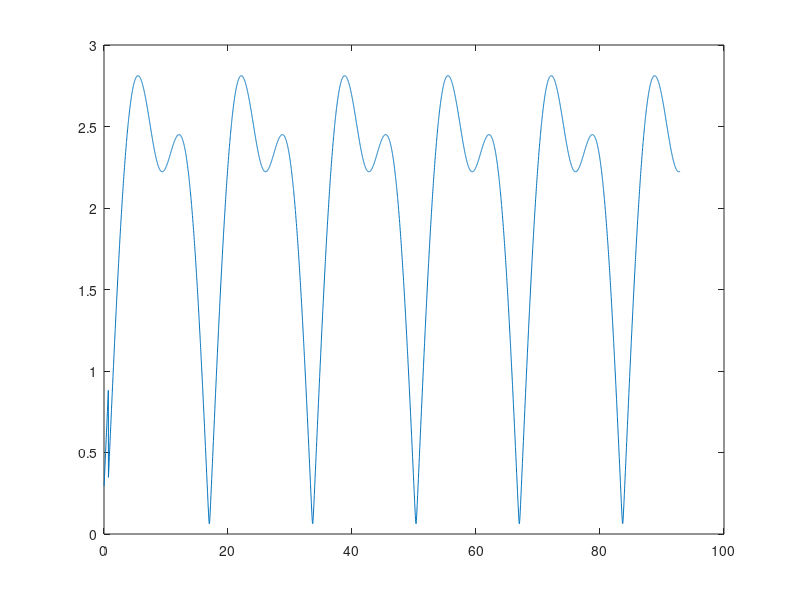
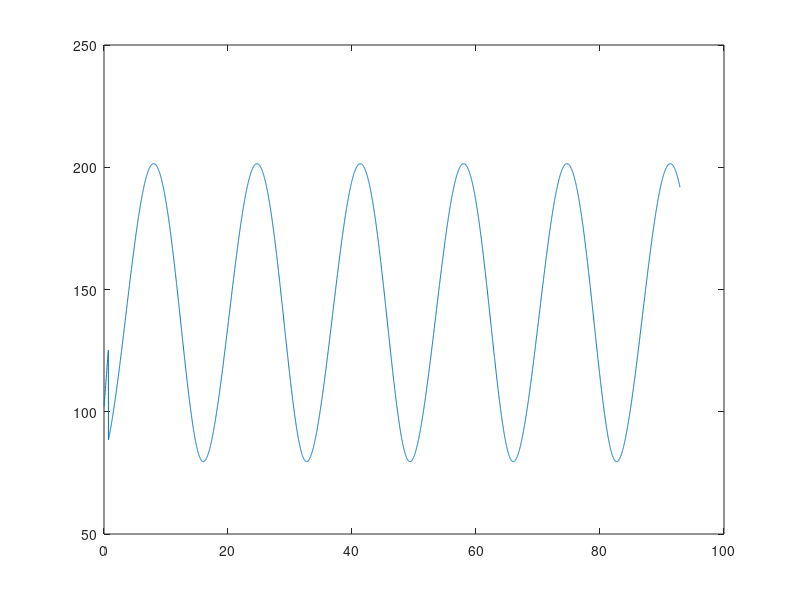
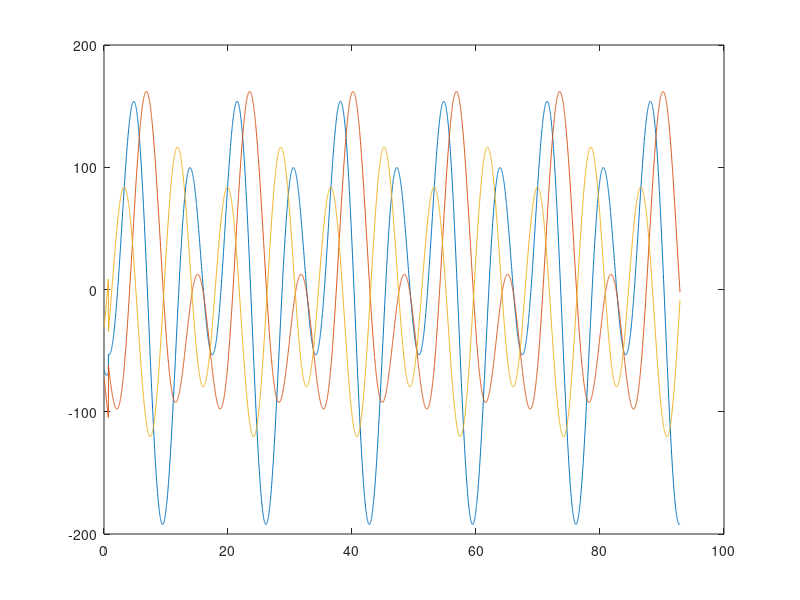

MATLAB code to generate these figures, in order:
%=======================Rascal Senior Design===============================
%============================RCL-C-NAV3====================================
%=======================Author: Tom Moline=================================
%=====================Approval: Nate Richard===============================
%=====================Revision: - =========================================
%===============Last Edit Date: October 21, 2013===========================

%============================Summary=======================================
%This script plots the orbits of two spacecraft over a specified period of
%time, provided an inital relative velocity vector and relative position.

%============================Inputs========================================
% rd_ = Inital Relative Displacement Vector, [x;y;z] (km)
% vd_ = Initial Relative Velocity Vector, [vx;vy;vz] (km/s)
% r_=Inital Displacement Vector Relative to Earth Focal Point [x;y;z](km) 
% v_=Inital Velocity Vector Relative to Earth Focal Point [vx;vy;vz] (km/s)
% t = Time over Which to Plot Results
%
% Note: All variables with an underscore are vectors 
 

%===========================Outputs========================================
% Plot of orbits over a specified time

%==========================Begin Code======================================

clear
clc

%========================Define Constants==================================

mew = 398600; %Gravity Constant for Earth
re=6371; % Radius of Earth, km

%=========================Define Inital Conditions=========================

r_ = [3212.59    4572    -3877.23]; % km
v_ = [-6.379    1.003    -4.106]; % km/s
dr_=[0 0 0]; %km
dv_=[0.0005 .0005 .0005]; %km/s

for i=1:3
    r_(2,i)=r_(1,i)+dr_(1,i);
    v_(2,i)=v_(1,i)+dv_(1,i);
end

%======================Find Period of Orbit================================
for i=1:2
    r(i) = sqrt( r_(i,1)^2+r_(i,2)^2+r_(i,3)^2);
    a(i)= r(i)/(2-((r(i)*(v_(i,1)^2+v_(i,2)^2+v_(i,3)^2))/mew));
    T(i)=(2*pi)/sqrt(mew)*a(i)^(3/2);
    t(i)=T(i)/1000;
end

for i=1:2
%===================Find Specific Momentum Vector==========================
    tempr_=[r_(i,1) r_(i,2) r_(i,3)];
    tempv_=[v_(i,1) v_(i,2) v_(i,3)];
    v(i)=sqrt(dot(tempv_,tempv_));
    htemp_ = cross(tempr_,tempv_);
    h(i) = sqrt(dot(htemp_,htemp_));
%========================Find Eccentricity=================================
    tempe_ = (1/mew)*((v(i)^2-(mew/r(i)))*tempr_-dot(tempr_,tempv_)*tempv_);
    e(i)=sqrt(dot(tempe_,tempe_));
%===========================Find Semi-Major Axis===========================
    tempN_ = cross([0 0 1], htemp_);
    N(i) = sqrt(dot(tempN_,tempN_));

%========================Find Argument of Perigee==========================
    if(tempe_(3) < 0)
        w(i)=2*pi() - w;
    else
        w(i) = acos(dot(tempN_,tempe_)/(N(i)*e(i)));
    end

%=========================Find True Anomaly================================
    theta(i)= acos(dot(tempe_,tempr_)/(e(i)*r(i)));
    if (theta < 0)
        theta(i) = 2*pi-theta;
    else
        theta(i)=theta(i);
    end
%===========================Find Inclination===============================
    inc(i) = acos( htemp_(3) / h(i));
%===============Find Longitude of Ascending Node===========================
    if( tempN_(2) < 0)
        omega(i) = 2*pi - acos(tempN_(1)/N(i));
    else
        omega(i) = acos(tempN_(1)/N(i));
    end

%========================Find Mean Anomaly=================================
    Mnot(i) = 2*atan(sqrt((1-e(i))/(1+e(i)))*tan(theta(i)/2))-(e(i)*sqrt(1-e(i)^2)*sin(theta(i)))/(1+e(i)*cos(theta(i)));
    Enot(i) = acos((e(i)+cos(theta(i)))/(1+e(i)*cos(theta(i))));
    E=Enot(i);
    M=Mnot(i);
    
%=========================Create Perifocal Transformation Matrix===========
    QXx_=[-sin(omega(i))*cos(inc(i))*sin(w(i))+cos(omega(i))*cos(w(i)), cos(omega(i))*cos(inc(i))*sin(w(i))+sin(omega(i))*cos(w(i)), sin(inc(i))*sin(w(i));...
            -sin(omega(i))*cos(inc(i))*cos(w(i))-cos(omega(i))*sin(w(i)), cos(omega(i))*cos(inc(i))*cos(w(i))-sin(omega(i))*sin(w(i)), sin(inc(i))*cos(w(i));...
            sin(omega(i))*sin(inc(i)), -cos(omega(i))*sin(inc(i)), cos(inc(i))];
    
%===========================Create Geocentric Transformation Matrix========
    QxX_=[-sin(omega(i))*cos(inc(i))*sin(w(i))+cos(omega(i))*cos(w(i)), -sin(omega(i))*cos(inc(i))*cos(w(i))-cos(omega(i))*sin(w(i)), sin(omega(i))*sin(inc(i));...
            cos(omega(i))*cos(inc(i))*sin(w(i))+sin(omega(i))*cos(w(i)), cos(omega(i))*cos(inc(i))*cos(w(i))-sin(omega(i))*sin(w(i)), -cos(omega(i))*sin(inc(i));...
            sin(w(i))*sin(inc(i)), cos(w(i))*sin(inc(i)), cos(inc(i))];
    

    for k=1:T(1)
%========================Find Eccentric Anomaly============================
        E_ratio=1;
        M = M + sqrt(mew/a(i)^3)*(t(i));
        if M<pi
            E=M+e/2;
        else
            E=M-e/2; 
        end
    
        while E_ratio>10^-8
            E_new=E-e(i)*sin(E)-M;
            E_prime=1-e(i)*cos(E);
            E_ratio=E_new/E_prime;
            E=E-E_ratio;
        end
        thetatemp=2*atan(sqrt((1+e(i))/(1-e(i)))*tan(E(1)/2));
        rp_=(h(i)^2/mew)*(1/(1+e(i)*cos(thetatemp)))*[cos(thetatemp);sin(thetatemp);0];
        vp_=(mew/h(i))*[-sin(thetatemp);e(i)+cos(thetatemp);0];

%==============================Define Perifocal Quantities=================
        r_temp=QxX_*rp_;
        v_temp=QxX_*vp_;
    
        rtemp_=r_temp.';
        vtemp_=v_temp.';
    
        x(i,k)=rtemp_(1);
        y(i,k)=rtemp_(2);
        z(i,k)=rtemp_(3);
        
        dx(i,k)=vtemp_(1);
        dy(i,k)=vtemp_(2);
        dz(i,k)=vtemp_(3);
    end
end

for k=1:T(1)
    dr_realtime(k)=((x(1,k)-x(2,k))^2+(y(1,k)-y(2,k))^2+(z(1,k)-z(2,k))^2)^(1/2);
    dv_realtime(k)=((dx(1,k)-dx(2,k))^2+(dy(1,k)-dy(2,k))^2+(dz(1,k)-dz(2,k))^2)^(1/2);
    dx_realtime(k)=dx(1,k)-dx(2,k);
    dy_realtime(k)=dy(1,k)-dy(2,k);
    dz_realtime(k)=dz(1,k)-dz(2,k);
end

%cc=jet(2);
satellite=['Target';'Chaser'];

tstep=1:T(1);


figure(1)
plot(tstep./60,dr_realtime)

figure(2)
plot(tstep./60,dv_realtime.*100000)

figure(3)
plot(tstep./60,dx_realtime.*100000,tstep./60,dy_realtime.*100000,tstep./60,dz_realtime.*100000)


% % for j=1:tstep:T(1)/2
% %         b=round(1+j*t/tstep);
% %         set(Target,'matrix',makehgtform('translate',x(1,b),y(1,b),z(1,b)));
% %         set(Chaser,'matrix',makehgtform('translate',x(2,b),y(2,b),z(2,b)));
% %         line(x(1,1:b),y(1,1:b),z(1,1:b),'color','b')
% %         line(x(2,1:b),y(2,1:b),z(2,1:b),'color','r')
% %         drawnow
% %     legendinfo{i}=[satellite(i,:) ' Satellite Orbit for Initial Relative Velocity of ' num2str(dv_(1)*100000) 'cm/s in x Direction'];
% % end

% legend(legendinfo)
% xlabel('X Position (km)')
% ylabel('Y Position (km)')
% zlabel('Z Position (km)')


